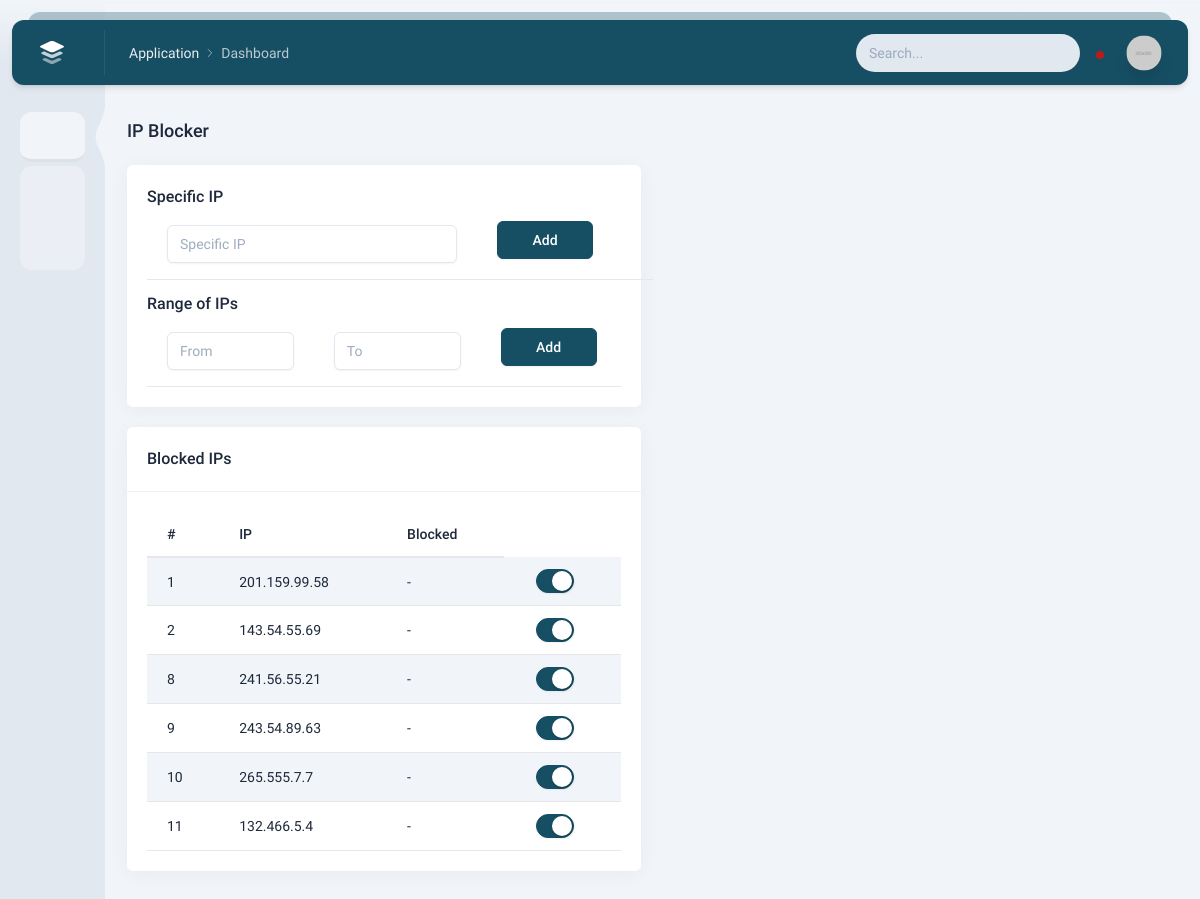
/ip-blocker-light/ (signed in), run on an earlier commit of the app's database.
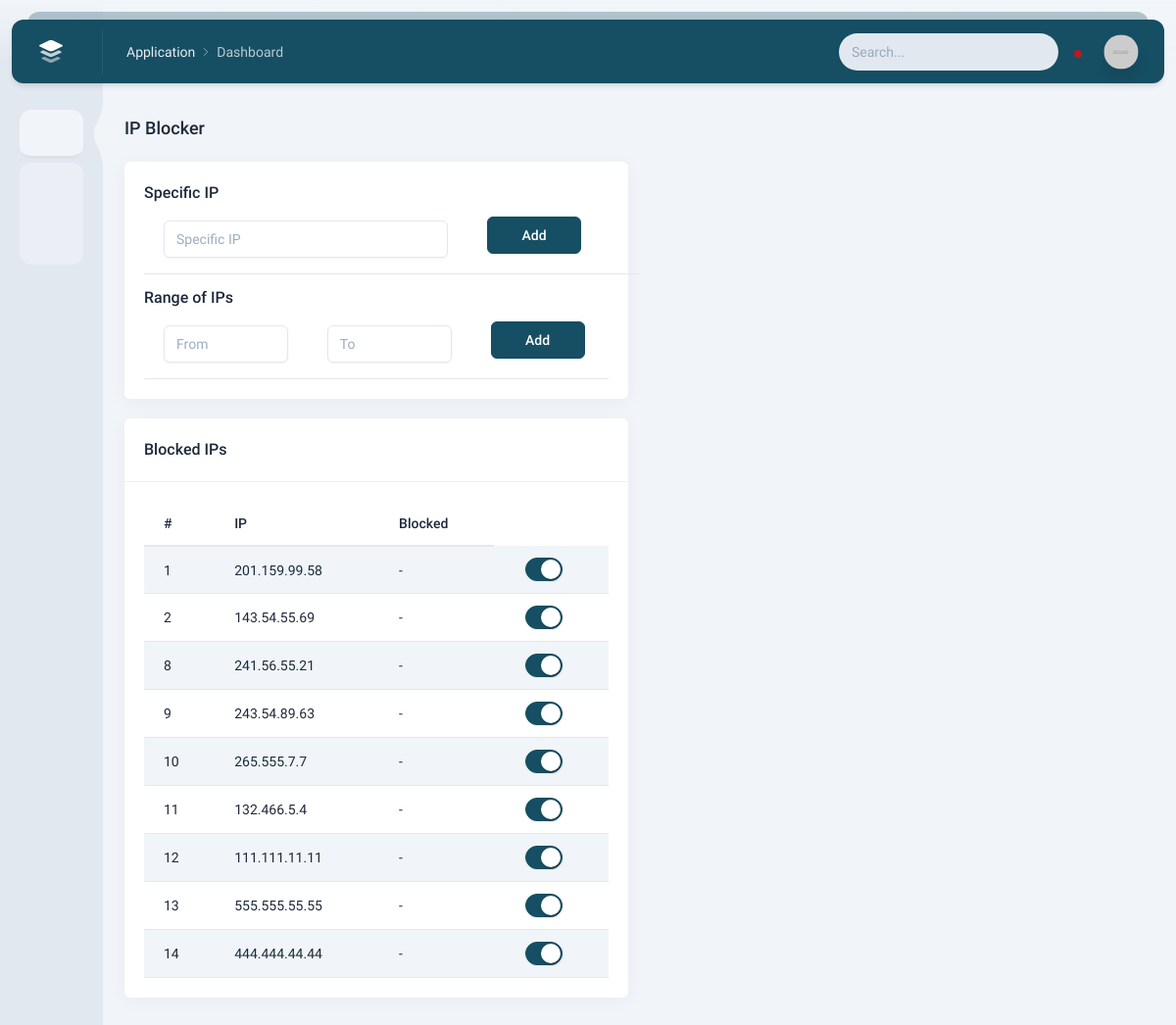
And on a later commit of the database.
### main/models.py (models this page shows, shortened)
class Blockedclient(models.Model):
    client_ip=models.CharField(null=True,blank=True ,max_length=100)
    date=models.DateField(auto_now_add=True)
    path=models.CharField(max_length=20)
    endpoint=models.CharField( max_length=100)
    overview=models.CharField( max_length=15)

### main/views.py (the view)
# urls.py: path('ip-blocker-light/', views.ip_blocker_light,name='ip-blocker-light'),
@login_required(login_url='main:login-light')
def ip_blocker_light(request):
    if request.method == 'POST':
        form = Blockedclientform(request.POST)
        if form.is_valid():
            print('form is valid')
            form.save()
            return redirect(reverse('main:ip-blocker-light'))
        else:
            print('in else')
            form = Blockedclientform()
            return render(request, 'main/ip-blocker-light.html', {'title': "ip-blocker-light"})
    else:
        return render(request, 'main/ip-blocker-light.html', {'title': "ip-blocker-light", "blockedclients": Blockedclient.objects.all()})

### main/templates/main/IP-Blocker-light.html (shortened to what this page needs)
{% extends "index.html" %}
{% load static %}
{% load i18n %}
{% block content %}
<div class="content">
                <div class="intro-y flex items-center mt-8">
                    <h2 class="text-lg font-medium mr-auto">
                        IP Blocker
                    </h2>
                </div>
                <div class="grid grid-cols-12 gap-6 mt-5">
                    <div class="intro-y col-span-12 lg:col-span-6">
                            <div class="intro-y col-span-12 lg:col-span-6">
                                <div class="intro-y box">
                                    <form method='POST' enctype="multipart/form-data">
                                    <div id="input" class="p-5">
                                        <div class="preview">
                                            <div>
                                                <h2 class="font-medium text-base mr-auto">
                                                    Specific IP
                                                </h2>
                                                <table class="table">
                                                    <td><input id="regular-form-1" id="input" type="text" class="form-control" style="width:290px" placeholder="Specific IP" name="client_ip"></td>
                                                    <td> <button class="btn btn-primary w-24 mr-10 mb-2" type="submit" value="save">Add</button></td>
                                                </table>
                                            </div>
                                            <div class="mt-3">
                                                <h2 class="font-medium text-base mr-auto">
                                                    Range of IPs
                                                </h2>
                                                <table class="table">
                                                    <td><input id="regular-form-1" type="text" class="form-control" placeholder="From"></td>
                                                    <td><input id="regular-form-1" type="text" class="form-control" placeholder="To"></td>
                                                    <td> <button class="btn btn-primary w-24 mr-1 mb-2">Add</button></td>
                                                </table>
                                            </div>
                                        </div>
                                    </div>
                                    </form>
                                </div>
                        <div class="intro-y box mt-5">
                            <div class="flex flex-col sm:flex-row items-center p-5 border-b border-slate-200/60">
                                <h2 class="font-medium text-base mr-auto">
                                   Blocked IPs
                                </h2>
                            </div>
                            <div class="p-5" id="striped-rows-table">
                                <div class="preview">
                                    <div class="overflow-x-auto">
                                        <table class="table table-striped">
                                            <thead>
                                                <tr>
                                                    <th class="whitespace-nowrap">#</th>
                                                    <th class="whitespace-nowrap">IP</th>
                                                    <th class="whitespace-nowrap">Blocked</th>
                                                </tr>
                                            </thead>
                                            <tbody>
                                                {% for blockedclient in blockedclients %}
                                                <tr>
                                                    <td>{{blockedclient.id}}</td>
                                                    <td>{{blockedclient.client_ip}}</td>
                                                    <td>-</td>
                                                    <td><div class="form-check form-switch w-full sm:w-auto sm:ml-auto mt-3 sm:mt-0">
                                                        <input id="show-example-1" data-target="#basic-dropdown" class="show-code form-check-input mr-0 ml-3" type="checkbox"checked>
                                                    </div></td>
                                                </tr>
                                                {% endfor %}
                                            </tbody>
                                        </table>
                                    </div>
                                </div>
                            </div>
                        </div>
                    </div>
                </div>
</div>
{% endblock content %}

### templates/index.html (shortened to what this page needs)
{% load static %}
{% load i18n %}
<!DOCTYPE html>
<html lang="en" class="light">
    <head>
        <link rel="stylesheet" href="{% static 'dist/css/app.css' %}" />
    </head>
    <body class="py-5 md:py-0">
        <div class="top-bar-boxed h-[70px] md:h-[65px] z-[51] border-b border-white/[0.08] mt-12 md:mt-0 -mx-3 sm:-mx-8 md:-mx-0 px-3 md:border-b-0 relative md:fixed md:inset-x-0 md:top-0 sm:px-8 md:px-10 md:pt-10 md:bg-gradient-to-b md:from-slate-100 md:to-transparent dark:md:from-darkmode-700">
            <div class="h-full flex items-center">
                <a href="{% url 'main:dashboard' %}" class="logo -intro-x hidden md:flex xl:w-[180px] block">
                    <img alt="Midone - HTML Admin Template" class="logo__image w-6" src="{% static 'dist/images/logo.svg' %}">
                </a>
                <nav aria-label="breadcrumb" class="-intro-x h-[45px] mr-auto">
                    <ol class="breadcrumb breadcrumb-light">
                        <li class="breadcrumb-item"><a href="#">Application</a></li>
                        <li class="breadcrumb-item active" aria-current="page">Dashboard</li>
                    </ol>
                </nav>
                <div class="intro-x relative mr-3 sm:mr-6">
                    <div class="search hidden sm:block">
                        <input type="text" class="search__input form-control border-transparent" placeholder="Search...">
                        <i data-lucide="search" class="search__icon dark:text-slate-500"></i>
                    </div>
                </div>
                <div class="intro-x dropdown w-8 h-8">
                    <div class="dropdown-toggle w-8 h-8 rounded-full overflow-hidden shadow-lg image-fit zoom-in scale-110" role="button" aria-expanded="false" data-tw-toggle="dropdown">
                        <img alt="Midone - HTML Admin Template" src="{% static 'dist/images/profile-5.jpg' %}">
                    </div>
                </div>
            </div>
        </div>
        <div class="flex overflow-hidden">
            <nav class="side-nav">
                <ul>
                    <li>
                        <a href="javascript:;.html" class="side-menu side-menu--active">
                        </a>
                        <ul class="side-menu__sub-open">
                            <li>
                                <a href="{% url 'main:dashboard' %}" class="side-menu">
                                </a>
                            </li>
                            <li>
                                <a href="{% url 'main:log-analysis-light'%}" class="side-menu">
                                </a>
                            </li>
                        </ul>
                    </li>
                    <li>
                        <a href="javascript:;" class="side-menu">
                        </a>
                    </li>
                    <li>
                        <a href="javascript:;" class="side-menu">
                        </a>
                    </li>
                </ul>
            </nav>
            {% block content %}
            {% endblock content %}
        </div>
    </body>
</html>

What changed in the data, as far as the page shows it:
added Blockedclient: id "12", client_ip "111.111.11.11"
added Blockedclient: id "13", client_ip "555.555.55.55"
added Blockedclient: id "14", client_ip "444.444.44.44"
